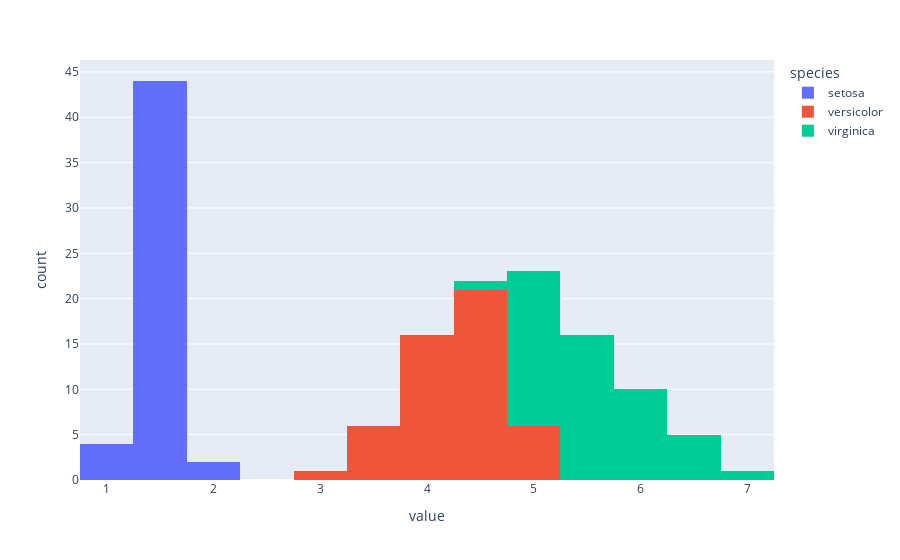

Notebook source saved alongside this figure:
### Markdown cell above
### **2.2. Exportar visualizaciones desde *Plotly***
---

Las visualizaciones creadas con *Plotly* pueden ser exportadas como:
1. [Imágenes estáticas](https://plotly.com/python/static-image-export/) en formatos como **`PNG`**, **`JPG`**, **`SVG`** y **`PDF`**.
2. [Visualizaciones interactivas en páginas **`HTML`**](https://plotly.com/python/interactive-html-export/).

Veamos algunos ejemplos:

### Code cell
# Primero generamos una figura de Plotly con nuestra visualización.
fig = iris_df[['petal_length', 'species']].plot(kind='hist', color='species')
fig.show()

### Figure 1 — Plotly figure (JSON) as saved in the notebook; plotly's stock layout.template omitted (floating-point values rounded to 4 significant figures)
{"data": [{"alignmentgroup": "True", "bingroup": "x", "hovertemplate": "species=setosa<br>value=%{x}<br>count=%{y}<extra></extra>", "legendgroup": "setosa", "marker": {"color": "#636efa", "pattern": {"shape": ""}}, "name": "setosa", "offsetgroup": "setosa", "orientation": "v", "showlegend": true, "type": "histogram", "x": [1.4, 1.4, 1.3, 1.5, 1.4, 1.7, 1.4, 1.5, 1.4, 1.5, 1.5, 1.6, 1.4, 1.1, 1.2, 1.5, 1.3, 1.4, 1.7, 1.5, 1.7, 1.5, 1, 1.7, 1.9, 1.6, 1.6, 1.5, 1.4, 1.6, 1.6, 1.5, 1.5, 1.4, 1.5, 1.2, 1.3, 1.5, 1.3, 1.5, 1.3, 1.3, 1.3, 1.6, 1.9, 1.4, 1.6, 1.4, 1.5, 1.4], "xaxis": "x", "yaxis": "y"}, {"alignmentgroup": "True", "bingroup": "x", "hovertemplate": "species=versicolor<br>value=%{x}<br>count=%{y}<extra></extra>", "legendgroup": "versicolor", "marker": {"color": "#EF553B", "pattern": {"shape": ""}}, "name": "versicolor", "offsetgroup": "versicolor", "orientation": "v", "showlegend": true, "type": "histogram", "x": [4.7, 4.5, 4.9, 4, 4.6, 4.5, 4.7, 3.3, 4.6, 3.9, 3.5, 4.2, 4, 4.7, 3.6, 4.4, 4.5, 4.1, 4.5, 3.9, 4.8, 4, 4.9, 4.7, 4.3, 4.4, 4.8, 5, 4.5, 3.5, 3.8, 3.7, 3.9, 5.1, 4.5, 4.5, 4.7, 4.4, 4.1, 4, 4.4, 4.6, 4, 3.3, 4.2, 4.2, 4.2, 4.3, 3, 4.1], "xaxis": "x", "yaxis": "y"}, {"alignmentgroup": "True", "bingroup": "x", "hovertemplate": "species=virginica<br>value=%{x}<br>count=%{y}<extra></extra>", "legendgroup": "virginica", "marker": {"color": "#00cc96", "pattern": {"shape": ""}}, "name": "virginica", "offsetgroup": "virginica", "orientation": "v", "showlegend": true, "type": "histogram", "x": [6, 5.1, 5.9, 5.6, 5.8, 6.6, 4.5, 6.3, 5.8, 6.1, 5.1, 5.3, 5.5, 5, 5.1, 5.3, 5.5, 6.7, 6.9, 5, 5.7, 4.9, 6.7, 4.9, 5.7, 6, 4.8, 4.9, 5.6, 5.8, 6.1, 6.4, 5.6, 5.1, 5.6, 6.1, 5.6, 5.5, 4.8, 5.4, 5.6, 5.1, 5.1, 5.9, 5.7, 5.2, 5, 5.2, 5.4, 5.1], "xaxis": "x", "yaxis": "y"}], "layout": {"barmode": "relative", "legend": {"title": {"text": "species"}, "tracegroupgap": 0}, "margin": {"t": 60}, "xaxis": {"anchor": "y", "domain": [0, 1], "title": {"text": "value"}}, "yaxis": {"anchor": "x", "domain": [0, 1], "title": {"text": "count"}}}}
